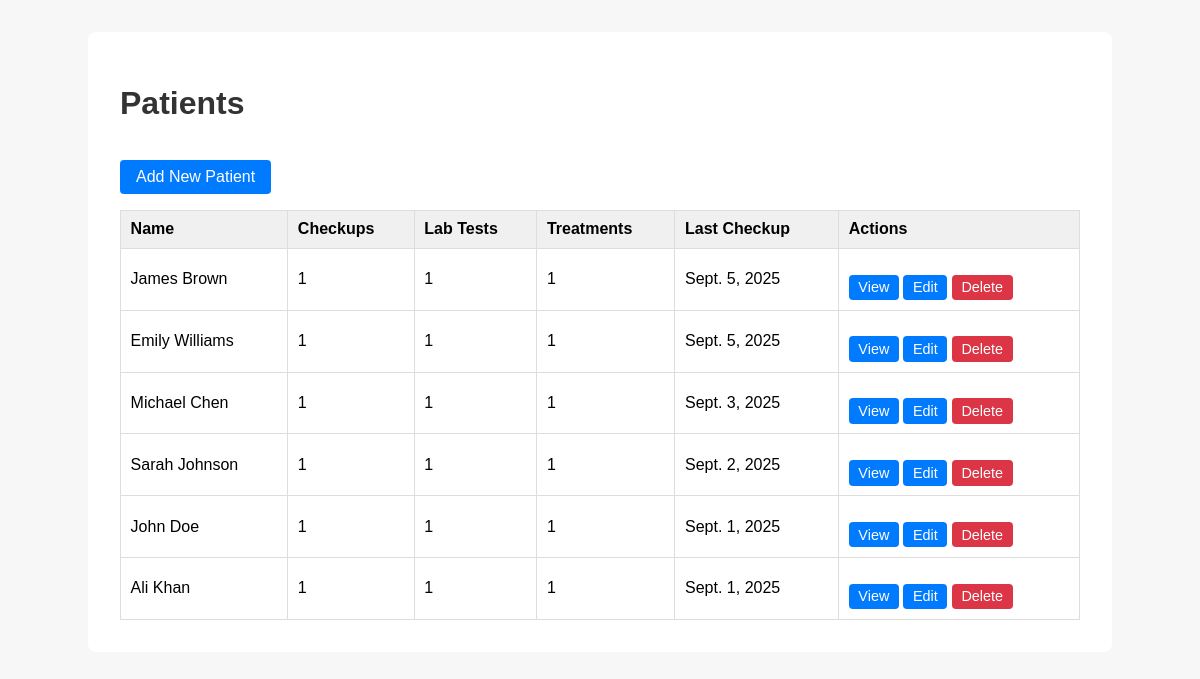
Page /patient-app/patients/ on the earlier database version.
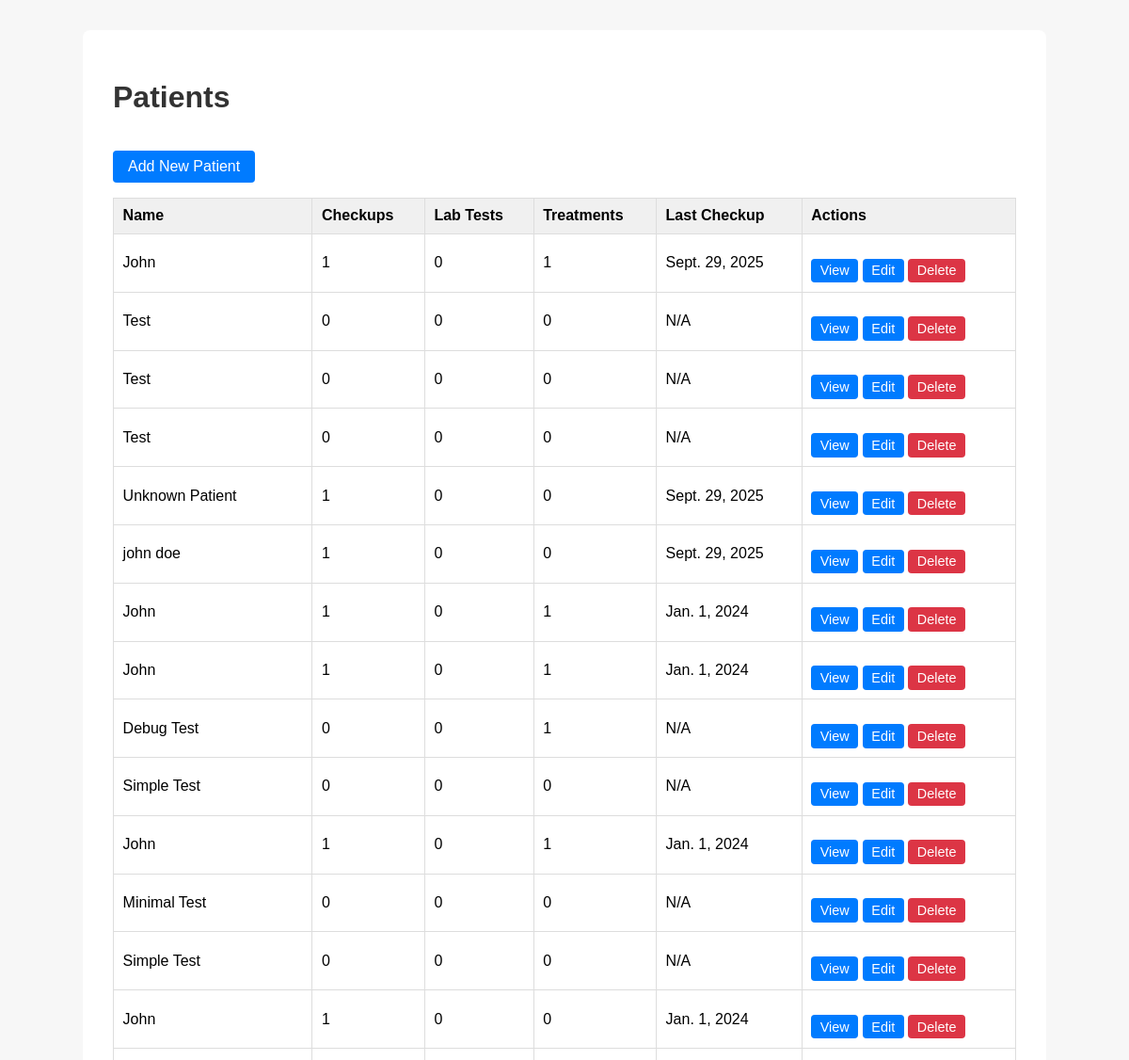
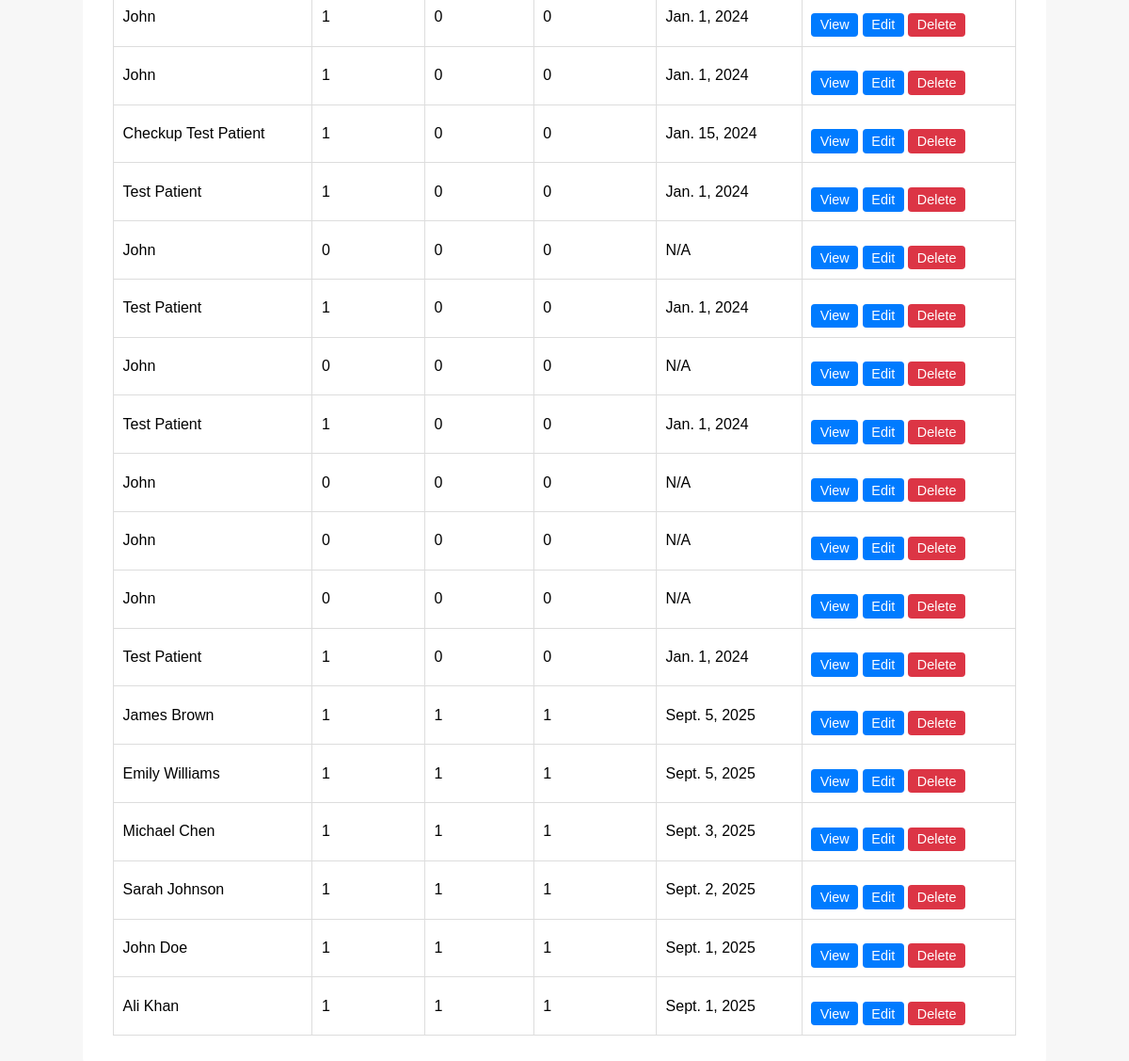
Same page on the later database version (2 pictures, top to bottom).
### patients/models.py (models this page shows, shortened)
class Patient(models.Model):
    patient_name = models.CharField(max_length=200)
    guardian_name = models.CharField(max_length=200)
    age = models.PositiveIntegerField()
    gender = models.CharField(
        max_length=10,
        choices=[("Male", "Male"), ("Female", "Female"), ("Other", "Other")],
    )
    blood_group = models.CharField(
        max_length=10,
        choices=[("AB+", "AB+"), ("A-", "A-"), ("A+", "A+"), ("AB-", "AB-"), ("B-", "B-"), ("B+", "B+"), ("O+","O+"), ("O-","O-")],
    )
    date_of_birth = models.DateField()
    phone_number = PhoneNumberField(unique=True)
    email_address = models.EmailField(max_length=254, unique=True, blank=True, null=True)
    address = models.TextField(blank=True, null=True)

class CheckUp(models.Model):
    patient = models.ForeignKey(Patient, on_delete=models.CASCADE, related_name="checkups")
    symptoms = models.TextField(blank=True, null=True)
    current_diagnosis = models.TextField(blank=True, null=True)
    date_of_checkup = models.DateField(blank=True, null=True)
    blood_pressure = models.CharField(max_length=50, blank=True, null=True)
    heart_rate = models.CharField(max_length=50, blank=True, null=True)
    temperature = models.CharField(max_length=50, blank=True, null=True)
    weight = models.CharField(max_length=50, blank=True, null=True)
    height = models.CharField(max_length=50, blank=True, null=True)
    bmi = models.CharField(max_length=50, blank=True, null=True)
    physical_exam_findings = models.TextField(blank=True, null=True)

### patients/views.py (the view)
# urls.py: path('patients/', views.patient_list, name='patient_list'),
def patient_list(request):
    patients = Patient.objects.all().order_by('-id')
    patient_data = []
    for patient in patients:
        patient_info = {
            'patient': patient,
            'checkups_count': patient.checkups.count(),
            'lab_tests_count': patient.labtests.count(),
            'treatments_count': patient.treatments.count(),
            'last_checkup': patient.checkups.first(),
        }
        patient_data.append(patient_info)
    context = {
        'patient_data': patient_data,
    }
    return render(request, 'patient_list.html', context)

### templates/patient_list.html (shortened to what this page needs)
<!DOCTYPE html>
<html lang="en">
{% load static %}
<head>
  <link rel="stylesheet" href="{% static 'css/styles.css' %}">
</head>
<body>
  <div class="container">
    <h1>Patients</h1>
    <a href="{% url 'create_complete_patient_form' %}" class="btn">Add New Patient</a>
    <table>
      <thead>
        <tr>
          <th>Name</th>
          <th>Checkups</th>
          <th>Lab Tests</th>
          <th>Treatments</th>
          <th>Last Checkup</th>
          <th>Actions</th>
        </tr>
      </thead>
      <tbody>
        {% for item in patient_data %}
          <tr>
            <td>{{ item.patient.patient_name }}</td>
            <td>{{ item.checkups_count }}</td>
            <td>{{ item.lab_tests_count }}</td>
            <td>{{ item.treatments_count }}</td>
            <td>
              {% if item.last_checkup %}
                {{ item.last_checkup.date_of_checkup }}
              {% else %}
                N/A
              {% endif %}
            </td>
            <td>
              <a href="{% url 'patient_detail' item.patient.id %}" class="btn small">View</a>
              <a href="{% url 'edit_complete_patient_form' item.patient.id %}" class="btn small">Edit</a>
              <a href="{% url 'delete_patient' item.patient.id %}" class="btn small danger">Delete</a>
            </td>
          </tr>
        {% empty %}
          <tr>
            <td colspan="6">No patients found.</td>
          </tr>
        {% endfor %}
      </tbody>
    </table>
  </div>
</body>
</html>

Differences in the rows shown:
added Patient: patient.patient_name "John", checkups_count "1", lab_tests_count "0", treatments_count "1", last_checkup.date_of_checkup "Sept. 29, 2025"
added Patient: patient.patient_name "Test", checkups_count "0", lab_tests_count "0", treatments_count "0", shows "N/A"
added Patient: patient.patient_name "Test", checkups_count "0", lab_tests_count "0", treatments_count "0", shows "N/A"
added Patient: patient.patient_name "Test", checkups_count "0", lab_tests_count "0", treatments_count "0", shows "N/A"
added Patient: patient.patient_name "Unknown Patient", checkups_count "1", lab_tests_count "0", treatments_count "0", last_checkup.date_of_checkup "Sept. 29, 2025"
added Patient: patient.patient_name "john doe", checkups_count "1", lab_tests_count "0", treatments_count "0", last_checkup.date_of_checkup "Sept. 29, 2025"
added Patient: patient.patient_name "John", checkups_count "1", lab_tests_count "0", treatments_count "1", last_checkup.date_of_checkup "Jan. 1, 2024"
added Patient: patient.patient_name "John", checkups_count "1", lab_tests_count "0", treatments_count "1", last_checkup.date_of_checkup "Jan. 1, 2024"
added Patient: patient.patient_name "Debug Test", checkups_count "0", lab_tests_count "0", treatments_count "1", shows "N/A"
added Patient: patient.patient_name "Simple Test", checkups_count "0", lab_tests_count "0", treatments_count "0", shows "N/A"
added Patient: patient.patient_name "John", checkups_count "1", lab_tests_count "0", treatments_count "1", last_checkup.date_of_checkup "Jan. 1, 2024"
added Patient: patient.patient_name "Minimal Test", checkups_count "0", lab_tests_count "0", treatments_count "0", shows "N/A"
added Patient: patient.patient_name "Simple Test", checkups_count "0", lab_tests_count "0", treatments_count "0", shows "N/A"
added Patient: patient.patient_name "John", checkups_count "1", lab_tests_count "0", treatments_count "0", last_checkup.date_of_checkup "Jan. 1, 2024"
added Patient: patient.patient_name "John", checkups_count "1", lab_tests_count "0", treatments_count "0", last_checkup.date_of_checkup "Jan. 1, 2024"
added Patient: patient.patient_name "John", checkups_count "1", lab_tests_count "0", treatments_count "0", last_checkup.date_of_checkup "Jan. 1, 2024"
added Patient: patient.patient_name "Checkup Test Patient", checkups_count "1", lab_tests_count "0", treatments_count "0", last_checkup.date_of_checkup "Jan. 15, 2024"
added Patient: patient.patient_name "Test Patient", checkups_count "1", lab_tests_count "0", treatments_count "0", last_checkup.date_of_checkup "Jan. 1, 2024"
added Patient: patient.patient_name "John", checkups_count "0", lab_tests_count "0", treatments_count "0", shows "N/A"
added Patient: patient.patient_name "Test Patient", checkups_count "1", lab_tests_count "0", treatments_count "0", last_checkup.date_of_checkup "Jan. 1, 2024"
added Patient: patient.patient_name "John", checkups_count "0", lab_tests_count "0", treatments_count "0", shows "N/A"
added Patient: patient.patient_name "Test Patient", checkups_count "1", lab_tests_count "0", treatments_count "0", last_checkup.date_of_checkup "Jan. 1, 2024"
added Patient: patient.patient_name "John", checkups_count "0", lab_tests_count "0", treatments_count "0", shows "N/A"
added Patient: patient.patient_name "John", checkups_count "0", lab_tests_count "0", treatments_count "0", shows "N/A"
added Patient: patient.patient_name "John", checkups_count "0", lab_tests_count "0", treatments_count "0", shows "N/A"
added Patient: patient.patient_name "Test Patient", checkups_count "1", lab_tests_count "0", treatments_count "0", last_checkup.date_of_checkup "Jan. 1, 2024"
